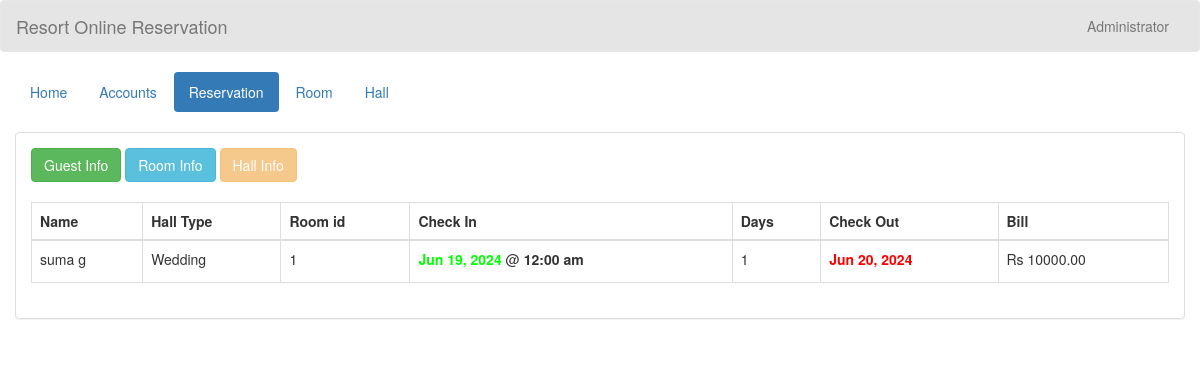
The page /checkout.php (signed in) on the database its author committed.
### tables this page shows
CREATE TABLE IF NOT EXISTS `htransaction` (
  `transaction_id` int NOT NULL AUTO_INCREMENT,
  `guest_id` int NOT NULL,
  `hall_type` varchar(20) NOT NULL,
  `hall_id` int NOT NULL,
  `status` varchar(20) NOT NULL,
  `days` int NOT NULL,
  `checkin` date NOT NULL,
  `checkin_time` time NOT NULL,
  `checkout` date NOT NULL,
  `checkout_time` time NOT NULL,
  `bill` varchar(20) NOT NULL,
  PRIMARY KEY (`transaction_id`)
);

CREATE TABLE IF NOT EXISTS `guest` (
  `guest_id` int NOT NULL AUTO_INCREMENT,
  `firstname` varchar(50) NOT NULL,
  `middlename` varchar(30) NOT NULL,
  `lastname` varchar(40) NOT NULL,
  `address` varchar(50) NOT NULL,
  `contactno` varchar(13) NOT NULL,
  PRIMARY KEY (`guest_id`)
);

### name.php (called while the page is built)
<?php
	require 'connect.php';
	$query = $conn->query("SELECT * FROM `admin` WHERE `admin_id` = '$_SESSION[admin_id]'") or die(mysqli_error());
	$fetch = $query->fetch_array();
	$name = $fetch['name'];
?>

### checkout.php (the view, shortened to what this page needs)
<!DOCTYPE html>
<?php
	require 'name.php';
?>
<html lang = "en">
	<head>
		<link rel = "stylesheet" type = "text/css" href = "../css/bootstrap.css " />
		<link rel = "stylesheet" type = "text/css" href = "../css/style.css" />
	</head>
<body>
	<nav style = "background-color:rgba(0, 0, 0, 0.1);" class = "navbar navbar-default">
		<div  class = "container-fluid">
			<div class = "navbar-header">
				<a class = "navbar-brand" >Resort Online Reservation</a>
			</div>
			<ul class = "nav navbar-nav pull-right ">
				<li class = "dropdown">
					<a class="dropdown-toggle" data-toggle="dropdown" role="button" aria-haspopup="true" aria-expanded="false"><i class = "glyphicon glyphicon-user"></i> <?php echo $name;?></a>
				</li>
			</ul>
		</div>
	</nav>
	<div class = "container-fluid">
		<ul class = "nav nav-pills">
			<li><a href = "home.php">Home</a></li>
			<li><a href = "account.php">Accounts</a></li>
			<li class = "active"><a href = "reserve.php">Reservation</a></li>
			<li><a href = "room.php">Room</a></li>
			<li><a href = "hall.php">Hall</a></li>
		</ul>
	</div>
	<br />
	<div class = "container-fluid">
		<div class = "panel panel-default">
			<div class = "panel-body">
				<a class = "btn btn-success" href = "reserve.php">Guest Info</a>
				<a class = "btn btn-info" href = "checkin.php">Room Info</a>
				<a class = "btn btn-warning disabled">Hall Info</a>
				<br />
				<br />
				<table id = "table" class = "table table-bordered">
					<thead>
						<tr>
							<th>Name</th>
							<th>Hall Type</th>
							<th>Room id</th>
							<th>Check In</th>
							<th>Days</th>
							<th>Check Out</th>
							<th>Bill</th>
						</tr>
					</thead>
					<tbody>
						<?php
							$query = $conn->query("SELECT * FROM `htransaction` NATURAL JOIN `guest` NATURAL JOIN `hall` ") or die(mysqli_query());
							while($fetch = $query->fetch_array()){
						?>
						<tr>
							<td><?php echo $fetch['firstname']." ".$fetch['lastname']?></td>
							<td><?php echo $fetch['hall_type']?></td>
							<td><?php echo $fetch['hall_id']?></td>
							<td><?php echo "<label style = 'color:#00ff00;'>".date("M d, Y", strtotime($fetch['checkin']))."</label>"." @ "."<label>".date("h:i a", strtotime($fetch['checkin_time']))."</label>"?></td>
							<td><?php echo $fetch['days']?></td>
							<td><?php echo "<label style = 'color:#ff0000;'>".date("M d, Y", strtotime($fetch['checkin']."+".$fetch['days']."DAYS"))."</label>"?></td>
							<td><?php echo "Rs ".$fetch['bill'].".00"?></td>
							<center></tr>
						<?php
							}
						?>
					</tbody>
				</table>
			</div>
		</div>
	</div>
	<br />
	<br />
</body>
</html>

### rows shown on the page
htransaction: guest.firstname "suma", guest.lastname "g", hall_type "Wedding", hall "1", checkin "Jun 19, 2024", checkin_time "12:00 am", days "1", checkin+days "Jun 20, 2024", bill "10000"

### other values the page prints
$name "Administrator"
